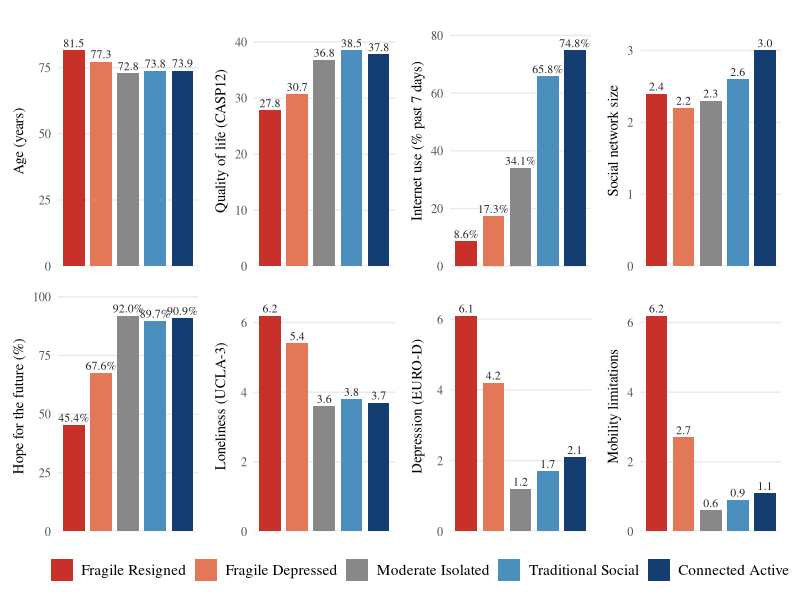

Write the R code that produced this figure.
# ==============================================================================
# FIG 4.1 — Italian profile signatures, 8 bar panels.
# Adds a shared profile legend at the bottom (bars were colour-coded by profile
# but had neither legend nor x labels). Values are the deployed figures, copied
# verbatim (no recomputation) so the data is unchanged.
# OUTPUT: Invisible_Profiles_LaTeX_Overleaf/figures/04_italy/fig_4_1_NEW.png
# ==============================================================================
suppressMessages({ library(ggplot2); library(patchwork) })

base <- "/Users/vincenzosilvestri/SHARE_DATASET/DATASET RESEARCH"
prof <- c("Fragile Resigned","Fragile Depressed","Moderate Isolated",
          "Traditional Social","Connected Active")
pal  <- c("Fragile Resigned"="#C8302A","Fragile Depressed"="#E27858",
          "Moderate Isolated"="#888888","Traditional Social"="#4A8FBE",
          "Connected Active"="#143E72")

panels <- list(
  list("Age (years)",                  c(81.5,77.3,72.8,73.8,73.9), FALSE),
  list("Quality of life (CASP12)",     c(27.8,30.7,36.8,38.5,37.8), FALSE),
  list("Internet use (% past 7 days)", c(8.6,17.3,34.1,65.8,74.8),  TRUE),
  list("Social network size",          c(2.4,2.2,2.3,2.6,3.0),      FALSE),
  list("Hope for the future (%)",      c(45.4,67.6,92.0,89.7,90.9), TRUE),
  list("Loneliness (UCLA-3)",          c(6.2,5.4,3.6,3.8,3.7),      FALSE),
  list("Depression (EURO-D)",          c(6.1,4.2,1.2,1.7,2.1),      FALSE),
  list("Mobility limitations",         c(6.2,2.7,0.6,0.9,1.1),      FALSE)
)

mk <- function(name, vals, pct) {
  d <- data.frame(profile = factor(prof, levels = prof), value = vals)
  lab <- if (pct) sprintf("%.1f%%", vals) else sprintf("%.1f", vals)
  ggplot(d, aes(profile, value, fill = profile)) +
    geom_col(width = 0.80) +
    geom_text(aes(label = lab), vjust = -0.4, size = 3.0, family = "Times",
              colour = "grey15") +
    scale_fill_manual(values = pal, breaks = prof, name = NULL) +
    scale_y_continuous(expand = expansion(mult = c(0, 0.16))) +
    labs(x = NULL, y = name) +
    theme_minimal(base_family = "Times", base_size = 11) +
    theme(axis.text.x = element_blank(),
          axis.ticks.x = element_blank(),
          panel.grid.major.x = element_blank(),
          panel.grid.minor = element_blank(),
          axis.title.y = element_text(size = 10.5, margin = margin(r = 4)),
          plot.margin = margin(6, 8, 2, 4))
}

plots <- lapply(panels, function(p) mk(p[[1]], p[[2]], p[[3]]))
combined <- wrap_plots(plots, nrow = 2) +
  plot_layout(guides = "collect") &
  theme(legend.position = "bottom",
        legend.text = element_text(family = "Times", size = 11)) &
  guides(fill = guide_legend(nrow = 1, override.aes = list(size = 0)))

out <- file.path(base, "Invisible_Profiles_LaTeX_Overleaf/figures/04_italy/fig_4_1_NEW.png")
ggsave(out, combined, width = 13, height = 6.6, dpi = 220, bg = "white")
cat("Saved:", out, "\n")
